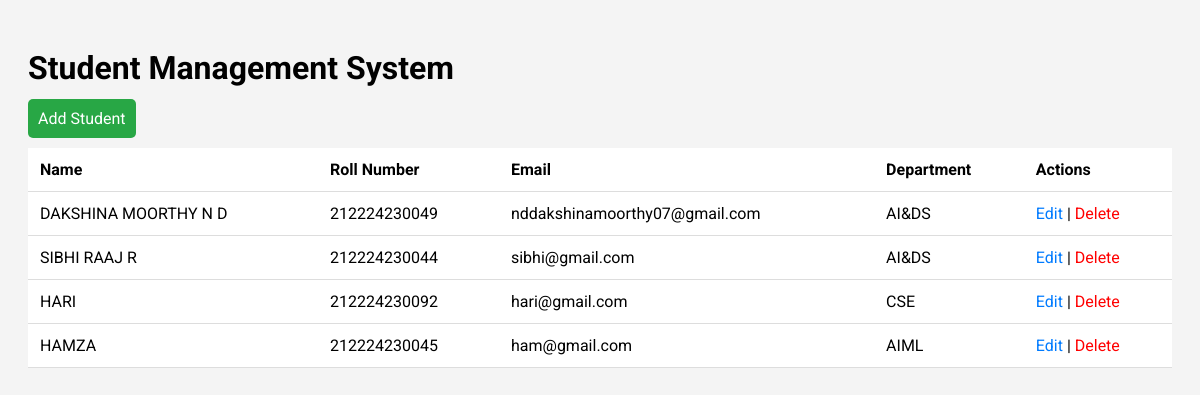
The page / on the database its author committed.
### students/models.py (models this page shows, shortened)
class Student(models.Model):
    name = models.CharField(max_length=100)
    roll_number = models.CharField(max_length=20, unique=True)
    email = models.EmailField(unique=True)
    department = models.CharField(max_length=100)

### students/views.py (the view)
# urls.py: path('', views.student_list, name='student_list'),
def student_list(request):
    students = Student.objects.all()
    return render(request, 'students/student_list.html', {'students': students})

### students/templates/students/student_list.html (shortened to what this page needs)
<!DOCTYPE html>
<html>
<head>
</head>
<body>
    <h1>Student Management System</h1>
    <a href="{% url 'student_add' %}" class="button">Add Student</a>
    <table>
        <tr>
            <th>Name</th>
            <th>Roll Number</th>
            <th>Email</th>
            <th>Department</th>
            <th>Actions</th>
        </tr>
        {% for student in students %}
        <tr>
            <td>{{ student.name }}</td>
            <td>{{ student.roll_number }}</td>
            <td>{{ student.email }}</td>
            <td>{{ student.department }}</td>
            <td>
                <a href="{% url 'student_edit' student.pk %}" class="edit">Edit</a> |
                <a href="{% url 'student_delete' student.pk %}" class="delete">Delete</a>
            </td>
        </tr>
        {% endfor %}
    </table>
</body>
</html>

### students/templates/students/student_list.html (style rules this page uses)
body { font-family: 'Roboto', sans-serif; padding: 20px; background: #f4f4f4; }
table { width: 100%; border-collapse: collapse; margin-top: 20px; background: white; }
th, td { padding: 12px; border-bottom: 1px solid #ddd; text-align: left; }
a.button { background-color: #28a745; color: white; padding: 10px; text-decoration: none; border-radius: 5px; }
a.edit { color: #007bff; text-decoration: none; }
a.delete { color: red; text-decoration: none; }

### rows shown on the page
Student: name "DAKSHINA MOORTHY N D", roll_number "212224230049", email "nddakshinamoorthy07@gmail.com", department "AI&DS"
Student: name "SIBHI RAAJ R", roll_number "212224230044", email "sibhi@gmail.com", department "AI&DS"
Student: name "HARI", roll_number "212224230092", email "hari@gmail.com", department "CSE"
Student: name "HAMZA", roll_number "212224230045", email "ham@gmail.com", department "AIML"
